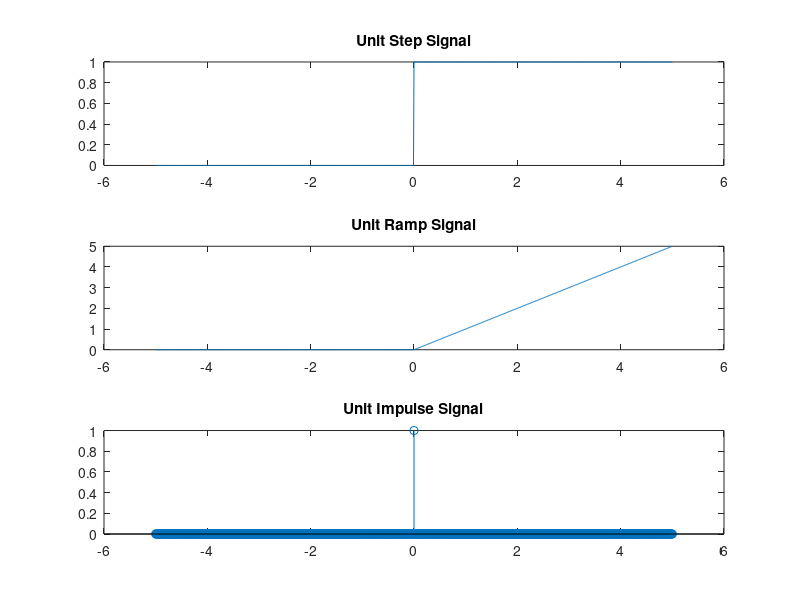

The MATLAB script that drew this image:
% Time vector
t = -5:0.01:5;

% Unit Step Signal
unit_step = (t >= 0);

% Unit Ramp Signal
unit_ramp = t .* unit_step;

% Unit Impulse Signal
unit_impulse = (t == 0);

% Plotting
subplot(3,1,1);
plot(t, unit_step);
title('Unit Step Signal');

subplot(3,1,2);
plot(t, unit_ramp);
title('Unit Ramp Signal');

subplot(3,1,3);
stem(t, unit_impulse);
title('Unit Impulse Signal');
